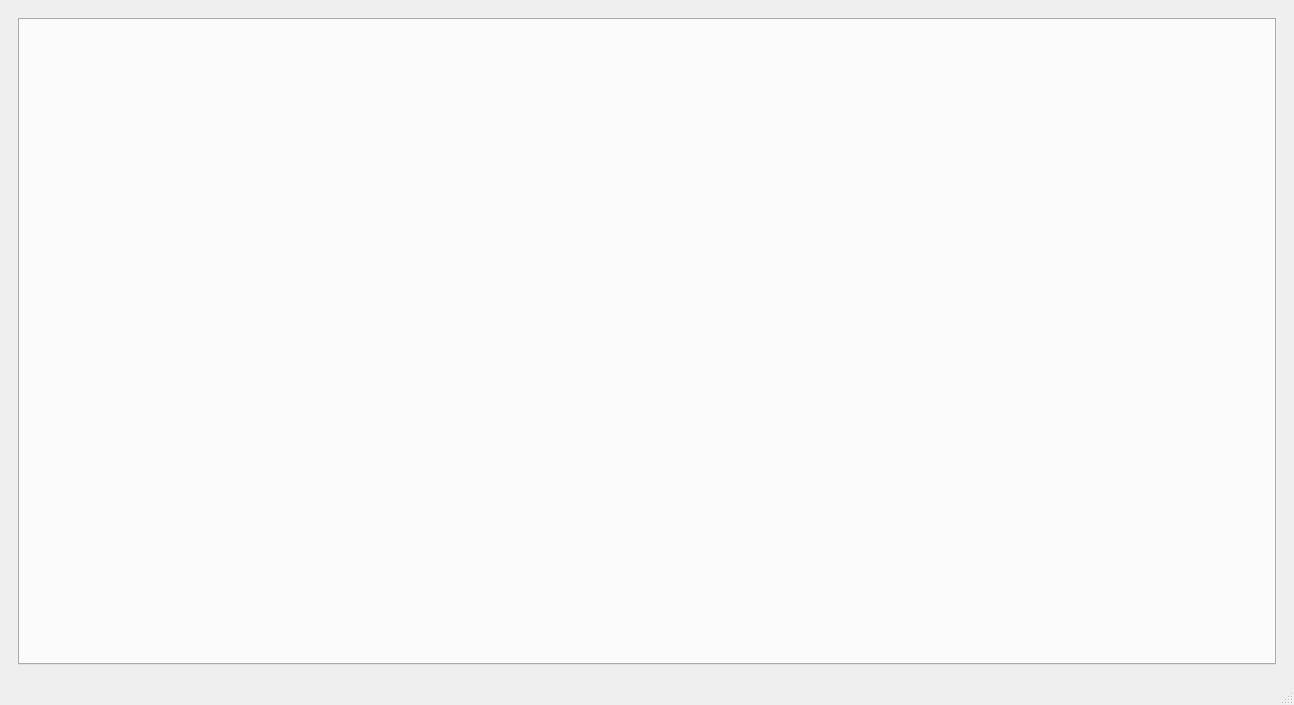
<?xml version="1.0" encoding="UTF-8"?>
<ui version="4.0">
 <class>MainWindow</class>
 <widget class="QMainWindow" name="MainWindow">
  <property name="geometry">
   <rect>
    <x>0</x>
    <y>0</y>
    <width>1294</width>
    <height>705</height>
   </rect>
  </property>
  <property name="windowTitle">
   <string>MainWindow</string>
  </property>
  <widget class="QWidget" name="centralwidget">
   <layout class="QGridLayout" name="gridLayout_2">
    <item row="0" column="0">
     <widget class="QScrollArea" name="scrollArea">
      <property name="frameShape">
       <enum>QFrame::NoFrame</enum>
      </property>
      <property name="widgetResizable">
       <bool>true</bool>
      </property>
      <widget class="QWidget" name="scrollAreaWidgetContents">
       <property name="geometry">
        <rect>
         <x>0</x>
         <y>0</y>
         <width>1276</width>
         <height>639</height>
        </rect>
       </property>
       <layout class="QGridLayout" name="gridLayout">
        <item row="0" column="0">
         <widget class="QTabWidget" name="tab_main">
          <property name="tabPosition">
           <enum>QTabWidget::West</enum>
          </property>
         </widget>
        </item>
       </layout>
      </widget>
     </widget>
    </item>
   </layout>
  </widget>
  <widget class="QMenuBar" name="menubar">
   <property name="geometry">
    <rect>
     <x>0</x>
     <y>0</y>
     <width>1294</width>
     <height>24</height>
    </rect>
   </property>
  </widget>
  <widget class="QStatusBar" name="statusbar"/>
 </widget>
 <resources/>
 <connections/>
</ui>
